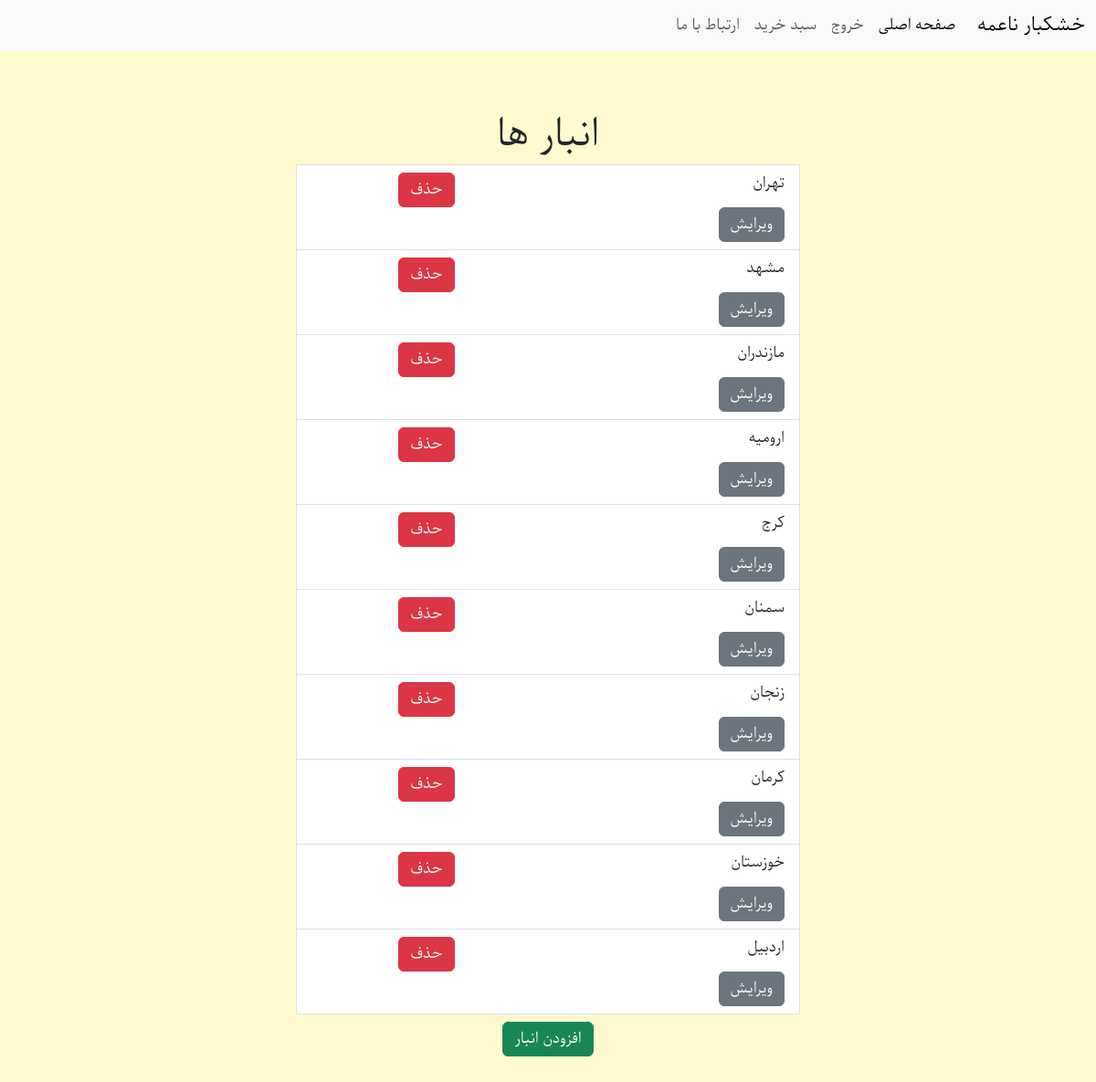
The page /inventory/ (signed in) on the database its author committed.
### shop/models.py (models this page shows, shortened)
class Inventory(models.Model):
    city=models.OneToOneField('City',on_delete=models.CASCADE)

class City(models.Model):
    name=models.CharField(max_length=100)
    def __str__(self):
        return self.name

### shop/views.py (the view)
# urls.py: path('inventory/', InventoryView.as_view(), name='inventory'),
class InventoryView(UserPassesTestMixin,ListView):
    model = Inventory
    template_name = 'inventory.html'
    def test_func(self):
        return self.request.user.is_superuser

### templates/inventory.html
{% extends 'base.html' %}
{% block content %}
    <ul class="list-group m-5 align-items-center">
        <h1>انبار ها</h1>
        {% for inventory in inventory_list %}
            <li class="list-group-item city-list w-50">
                <div class="row">
                    <div class="col-8"> {{ inventory.city }}</div>
                    <div class="col">
                        <a href="{% url 'inventorydelete' inventory.id %}" class="btn btn-danger">حذف</a>
                    </div>
                    <div class="col">
                        <a href="{% url 'inventoyupdate' inventory.id %}" class="btn btn-secondary">ویرایش</a>
                    </div>
                </div>
            </li>
        {% endfor %}
        <a href="{% url 'inventorycreate' %}" class="btn btn-success mt-2">افزودن انبار</a>
    </ul>
{% endblock %}

### static/css/style.css (style rules this page uses)
* { font-family: parastoo; }
body { background: #FFFACD; }

### rows shown on the page
Inventory: city "تهران"
Inventory: city "مشهد"
Inventory: city "مازندران"
Inventory: city "ارومیه"
Inventory: city "کرج"
Inventory: city "سمنان"
Inventory: city "زنجان"
Inventory: city "کرمان"
Inventory: city "خوزستان"
Inventory: city "اردبیل"
